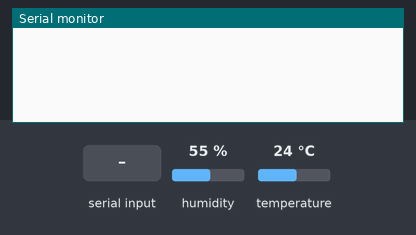
This sketch was run on a simulated Arduino Uno, built with avr-gcc and run on an emulated ATmega328P. Shown: the last lines printed to the serial monitor. The test bench sets the inputs (shaded band); at power-on: humidity 55 %, temperature 24 °C.

Above: at 1.2 s.
1.3 s: "dht\n" received over Serial
At 2.7 s:
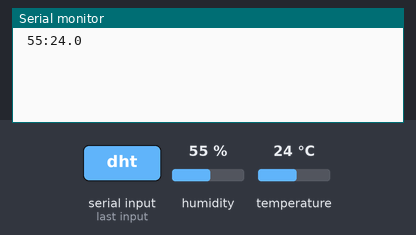
3.0 s: ":\n" received over Serial
At 4.2 s:
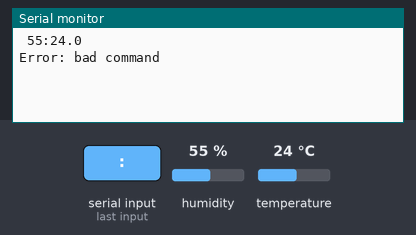

The sketch:

DHT.ino
```cpp
#include <DHT.h>  //https://github.com/adafruit/DHT-sensor-library

boolean stringComplete = false;  // Данные c Serial прочитаны
String command = "";  // Тип выполняемой операции
String param = "";  // Параметр, передаваемый функции
boolean param_read = false;

void setup() {
  Serial.begin(9600);
  command.reserve(8);
  param.reserve(8);
}

void loop() {
  serialEvent();

  if (stringComplete) {
    if (command.substring(0, 3) == "dht") {
      dht_get(param.toInt(), command.substring(3).toInt());
    }
    else errorPrint("bad command " + command);

    stringComplete = false;
    command = "";
    param = "";
    param_read = false;
  }
}

void serialEvent() {
  /*
    Входная срока состоит из команды и параметра
    Например, dht22:10:
    dht22 - получить данные с датчика температуры DHT22;
    10 - датчик подключен к 10 выводу.
  */

  while (Serial.available()) {
    char inChar = (char)Serial.read();

    if (inChar == '\n') stringComplete = true;
    else if (!param_read && inChar == ':') param_read = true;
    else {
      if (param_read) param += inChar;
      else command += inChar;
    }
  }
}

void errorPrint(String err) {
  /* Функция вывода ошибки */

  Serial.println("Error: " + err);
}

void dht_get(int pin, int dht_type) {
  /*
    Функция для работы с датчиками DHT11, DHT21, DHT22.
    Чтение значений температуры и влажности занимает около 250 милисекунд!

    На входе: pin - номер ввода/вывода Arduino, к которому подключен датчик и
    dht_type - тип датчика.
    Функция генерирует текстовые данные, вида "h:t", где:
    h - значение относительной влажности в %;
    t - значение температуры в градусах Цельсия.
  */

  // Инициализация DHT сенсора
  DHT dht(pin, dht_type);
  dht.begin();
  delay(250);

  char buff_hum[10], buff_temp[10];
  float hum, temp;

  hum = dht.readHumidity();
  temp = dht.readTemperature();

  if (isnan(temp) || isnan(hum)) errorPrint("failed to read from DHT sensor!");
  else {
    dtostrf(hum, 3, 0, buff_hum);
    dtostrf(temp, 3, 1, buff_temp);
    Serial.print(buff_hum);
    Serial.print(":");
    Serial.println(buff_temp);
  }
}
```

Measured:
- after the input at 1.3 s, the serial monitor: prints a new line after 0.26 s (image 1)
- after the input at 3.0 s, the serial monitor: prints a new line at once (image 2)
